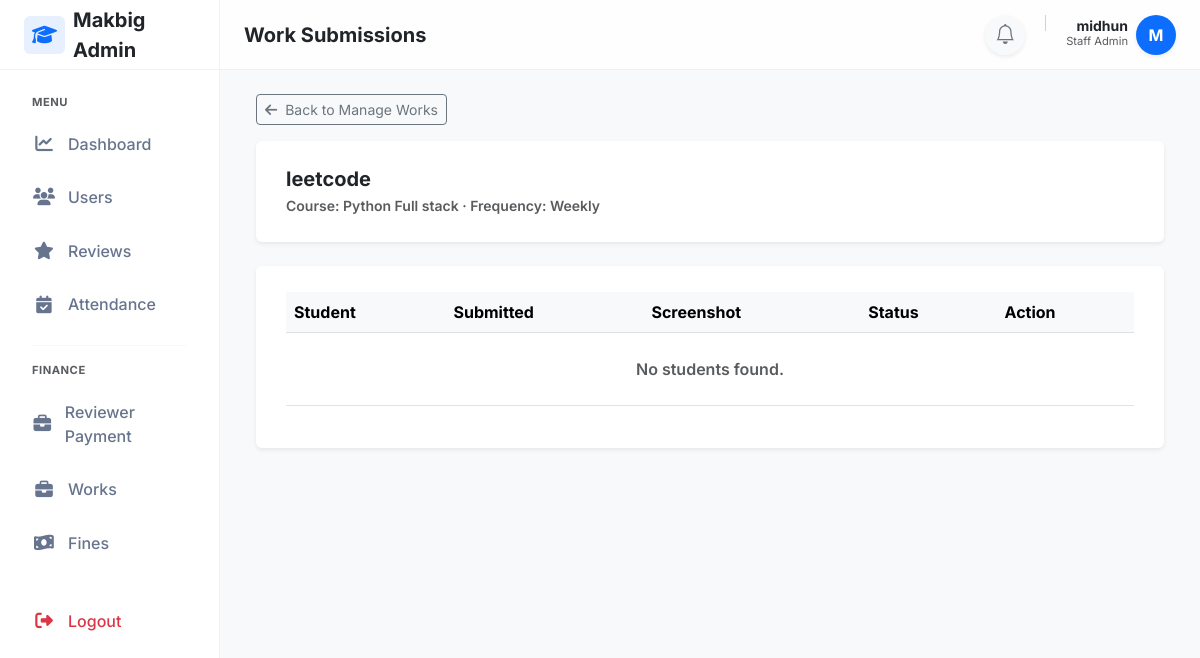
Before: /manage/2/submissions/ (signed in) with the older database file.
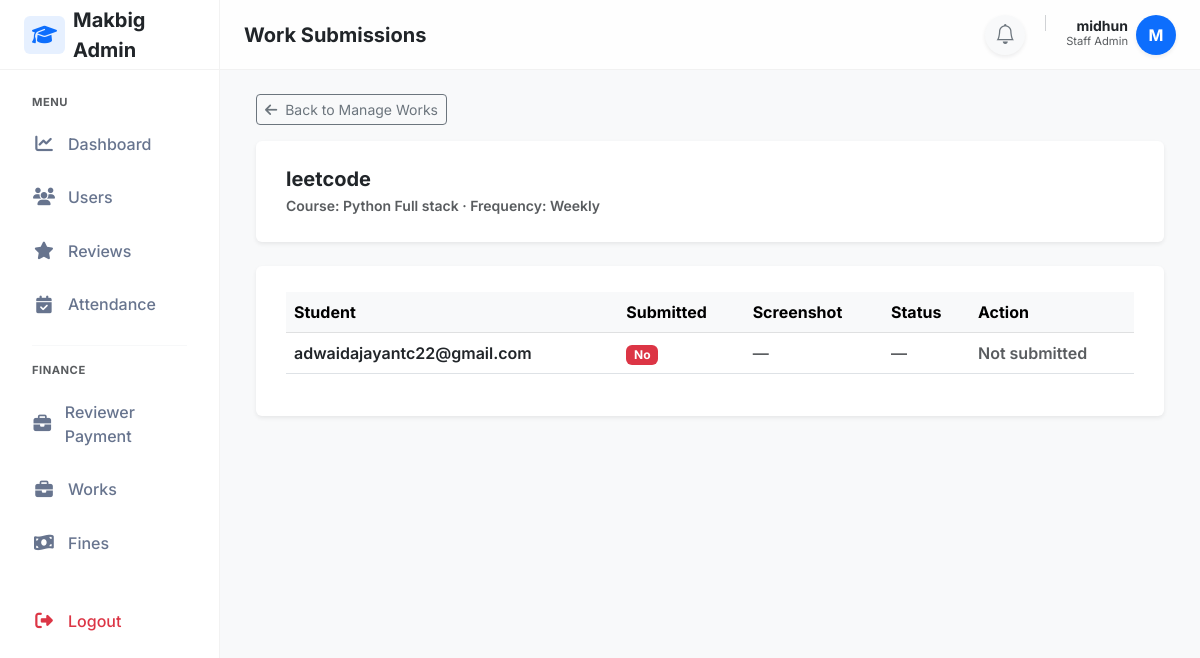
After: the same page with the newer database file.
### adminpanel/models.py (models this page shows, shortened)
class StudentProfile(models.Model):
    user=models.OneToOneField(User, on_delete=models.CASCADE)
    course=models.ForeignKey(Course,on_delete=models.PROTECT)
    is_active = models.BooleanField(default=True)
    enrollment_date=models.DateField(auto_now_add=True)
    progress_percent=models.DecimalField(max_digits=5, decimal_places=2, default=0,validators=[MinValueValidator(Decimal('0.00')),MaxValueValidator(Decimal('100.00'))])

class User(AbstractUser):
    email=models.EmailField(unique=True,db_index=True)
    mobile_number = models.CharField(max_length=15, blank=True, null=True,validators=[mobile_validator])
    is_student=models.BooleanField(default=False)
    first_name = models.CharField(max_length=100,validators=[name_validator])
    last_name = models.CharField(max_length=100,validators=[name_validator])

### works/views.py (the view)
# urls.py: path('manage/<int:work_id>/submissions/',views.work_submissions,name='work_submissions'),
@staff_member_required
def work_submissions(request, work_id):
    work = get_object_or_404(WorkType, id=work_id)
    assignments = WorkAssignment.objects.filter(
        work_type=work
    ).select_related('student__user')
    submissions = {
        s.assignment_id: s
        for s in WorkSubmission.objects.filter(
            assignment__work_type=work
        )
    }
    data = []
    for assignment in assignments:
        submission = submissions.get(assignment.id)
        data.append({
            'student': assignment.student,
            'assignment': assignment,
            'submission': submission
        })
    return render(request, 'works/work_submissions.html', {
        'work': work,
        'data': data
    })

### reviewtickets/context_processors.py (called while the page is built)
def ticket_notifications(request):
    if request.user.is_authenticated and request.user.is_staff:
        count = ReviewTicket.objects.filter(
            status='pending',
            is_seen=False
        ).count()
        return {'ticket_notification_count': count}
    return {}

### templates/works/work_submissions.html (shortened to what the changed rows need)
{% extends "layouts/staff_layout.html" %}
{% block content %}
<div class="container-fluid">
    <div class="card shadow-sm border-0">
        <div class="card-body">
            <div class="table-responsive">
                <table class="table table-hover align-middle">
                    <thead class="table-light">
                        <tr>
                            <th>Student</th>
                            <th>Submitted</th>
                            <th>Screenshot</th>
                            <th>Status</th>
                            <th>Action</th>
                        </tr>
                    </thead>
                    <tbody>
                        {% for row in data %}
                        <tr>
                            <td class="fw-semibold">
                                {{ row.student.user.email }}
                            </td>
                            {% if row.submission %}
                                <td>
                                    <span class="badge bg-success">Yes</span>
                                </td>
                                <td>
                                    <a href="{{ row.submission.screenshot.url }}"
                                       target="_blank"
                                       class="btn btn-sm btn-outline-primary">
                                        <i class="fa-solid fa-image me-1"></i> View
                                    </a>
                                </td>
                                <td>
                                    {% if row.submission.status == 'pending' %}
                                        <span class="badge bg-warning text-dark">Pending</span>
                                    {% else %}
                                        <span class="badge bg-success">Verified</span>
                                    {% endif %}
                                </td>
                                <td>
                                    <form method="post"
                                          action="{% url 'update_submission_status' row.submission.id %}"
                                          class="d-flex gap-2 align-items-center">
                                        {% csrf_token %}
                                        <select name="status" class="form-select form-select-sm w-auto">
                                            <option value="pending"
                                                {% if row.submission.status == 'pending' %}selected{% endif %}>
                                                Pending
                                            </option>
                                            <option value="verified"
                                                {% if row.submission.status == 'verified' %}selected{% endif %}>
                                                Verified
                                            </option>
                                        </select>
                                        <button type="submit"
                                                class="btn btn-sm btn-primary">
                                            Update
                                        </button>
                                    </form>
                                </td>
                            {% else %}
                                <td>
                                    <span class="badge bg-danger">No</span>
                                </td>
                                <td class="text-muted">—</td>
                                <td class="text-muted">—</td>
                                <td class="text-muted">Not submitted</td>
                            {% endif %}
                        </tr>
                        {% empty %}
                        <tr>
                            <td colspan="5" class="text-center text-muted py-4">
                                No students found.
                            </td>
                        </tr>
                        {% endfor %}
                    </tbody>
                </table>
            </div>
        </div>
    </div>
</div>
{% endblock %}

Changed rows visible on the page:
added StudentProfile: student.user.email "adwaidajayantc22@gmail.com"
Other visible differences:
text no longer shown: "No students found."
